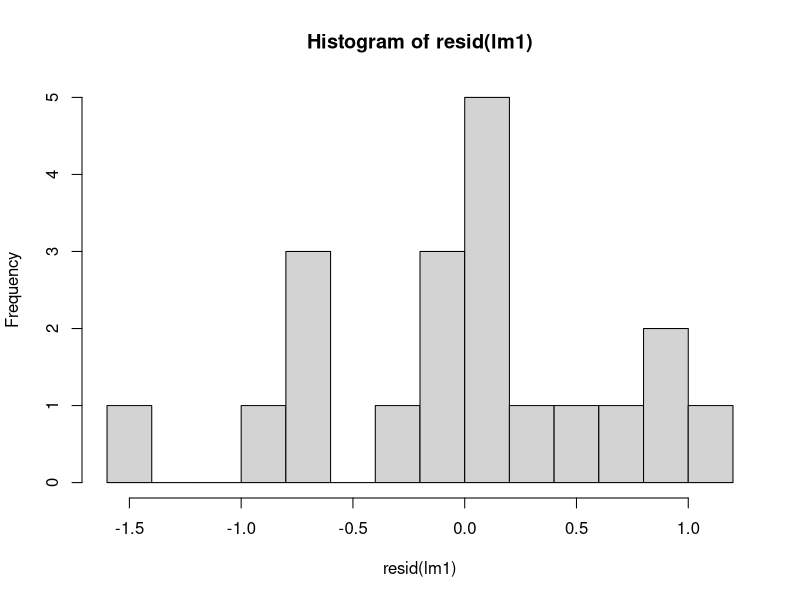
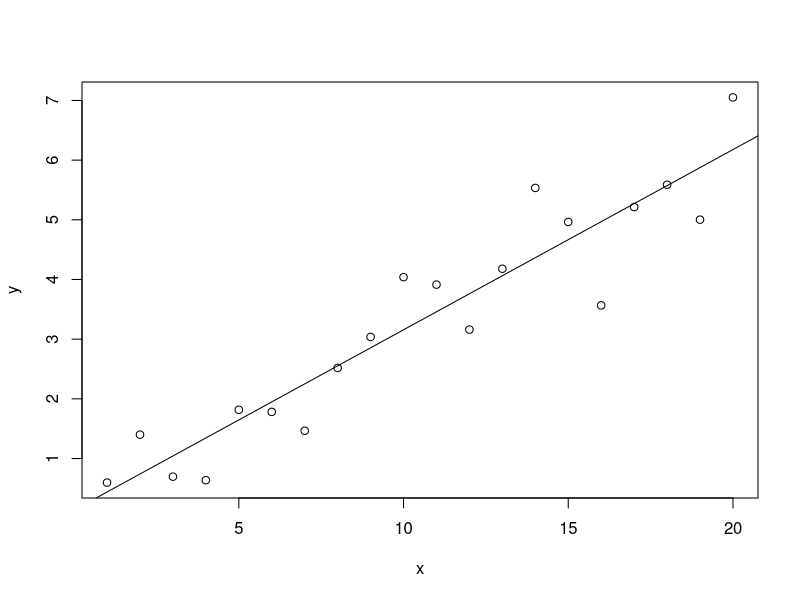
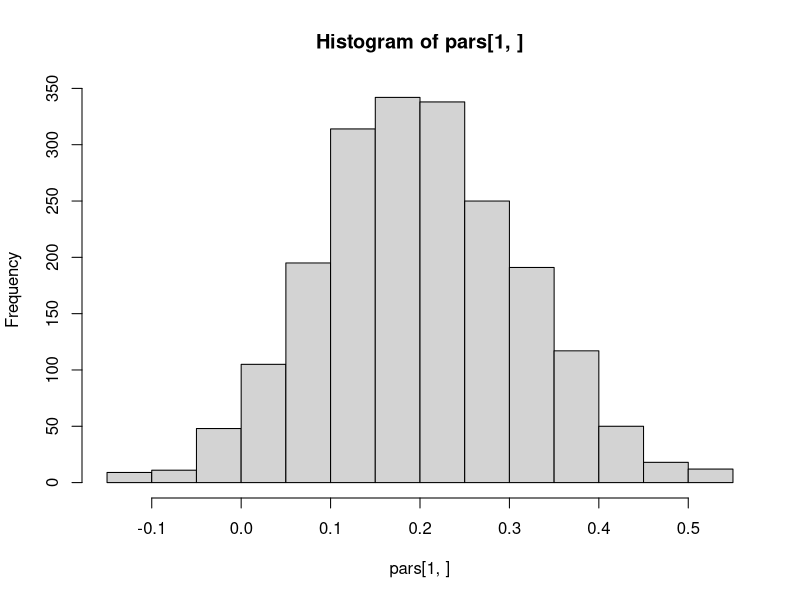
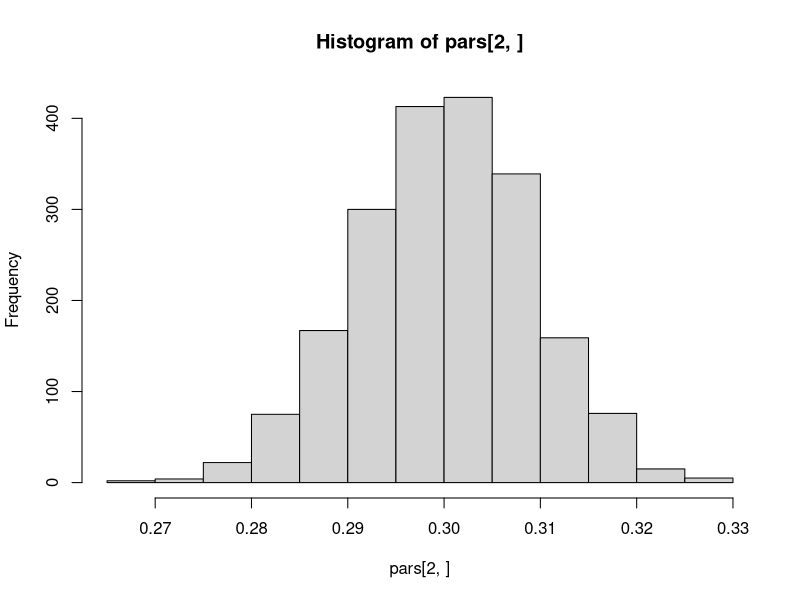
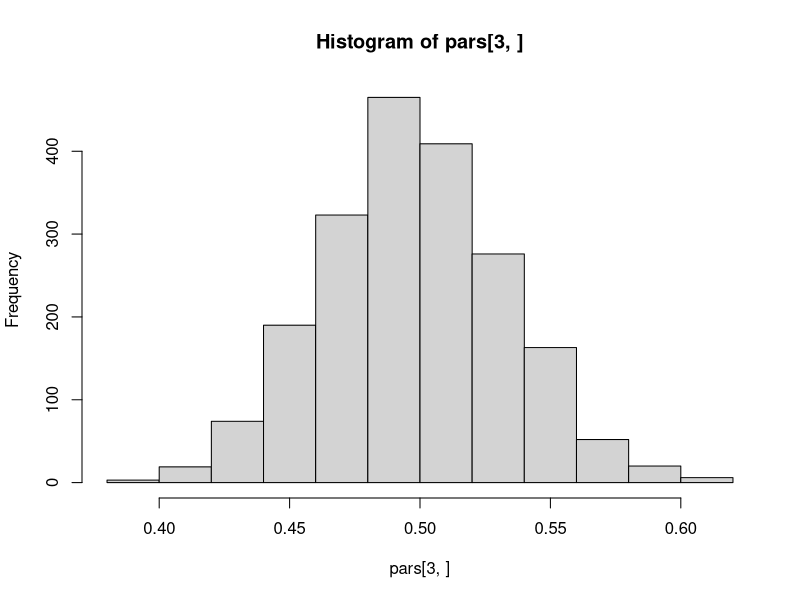
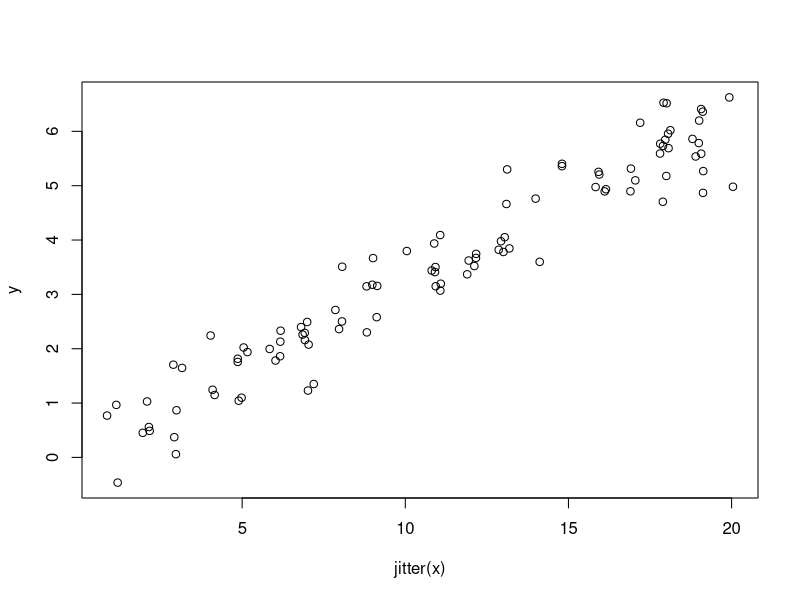
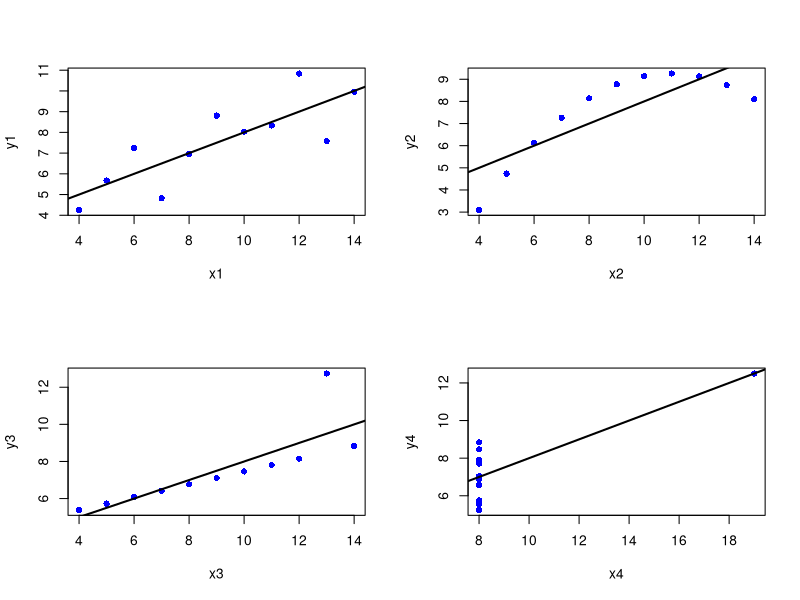
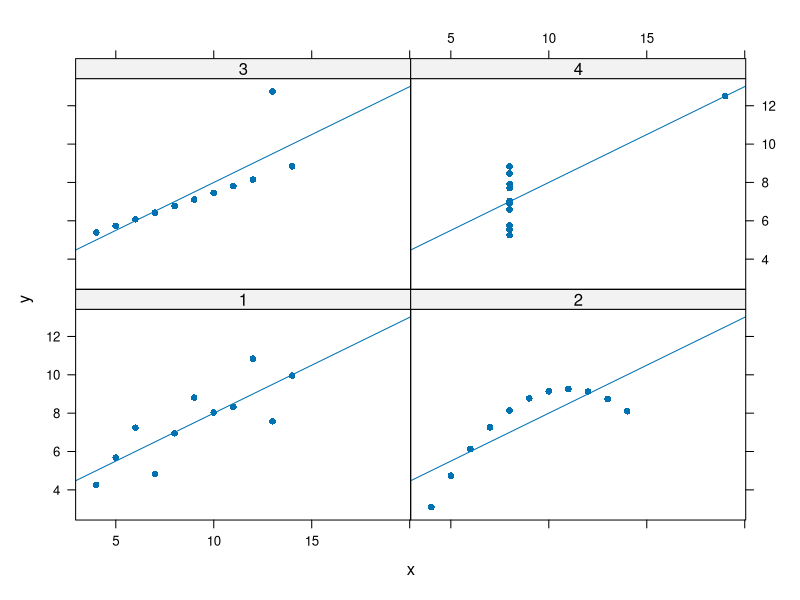

Write R code to recreate these figures, in order.
## ---- chunk 1
x <- 1:20
n <- length(x)
a <- 0.2
b <- 0.3
sigma <- 0.5
y <- 0.2 + 0.3*x + rnorm(n, sd=sigma)

dat <- data.frame(x, y)

lm1 <- lm(y ~ x, dat)
summary(lm1)

mean(resid(lm1))
sd(resid(lm1))
hist(resid(lm1), breaks=15)

# plot data
plot(y ~ x, dat)
abline(lm1)
## ---- chunk 2
n <- 100 # 40
x0 <- 1:20
x <- sample(x0, n, replace=TRUE)
a <- 0.2
b <- 0.3
sigma <- 0.5
y <- 0.2 + 0.3*x + rnorm(n, sd=sigma)

dat <- data.frame(x, y)

pars <- replicate(2000, {
  ysim <- 0.2 + 0.3*x + rnorm(n, sd=sigma)
  lm1 <- lm(ysim ~ x, dat)
  c(coef(lm1), sigma(lm1))
})

rowMeans(pars)
# standard errors
apply(pars, 1, sd)

hist(pars[1, ])
hist(pars[2, ])
hist(pars[3, ])

plot(y ~ jitter(x), dat)
## ---- chunk 3

data(anscombe)

lm1 <- lm(y1 ~ x1, anscombe)
lm2 <- lm(y2 ~ x2, anscombe)
lm3 <- lm(y3 ~ x3, anscombe)
lm4 <- lm(y4 ~ x4, anscombe)

rbind(coef(lm1), coef(lm2), coef(lm3), coef(lm4))

par(mfrow=c(2,2))
plot(y1 ~ x1, anscombe, pch=16, col="blue")
abline(lm1, lwd=2)
plot(y2 ~ x2, anscombe, pch=16, col="blue")
abline(lm2, lwd=2)
plot(y3 ~ x3, anscombe, pch=16, col="blue")
abline(lm3, lwd=2)
plot(y4 ~ x4, anscombe, pch=16, col="blue")
abline(lm4, lwd=2)

dat <- reshape(anscombe, direction="long", varying=list(1:4, 5:8),
               timevar="reg", v.names=c("x", "y"))[,-4]

lattice::xyplot(y ~ x | as.factor(reg), dat, pch=16, type=c("p", "r"))
lattice::xyplot(y ~ x | as.factor(reg), dat, pch=16, type=c("p", "smooth"))
lattice::xyplot(y ~ x | as.factor(reg), dat, pch=16, type=c("p", "spline"))

par(mfrow=c(2,2))
plot(lm1)
plot(lm2)
plot(lm3)
plot(lm4)
